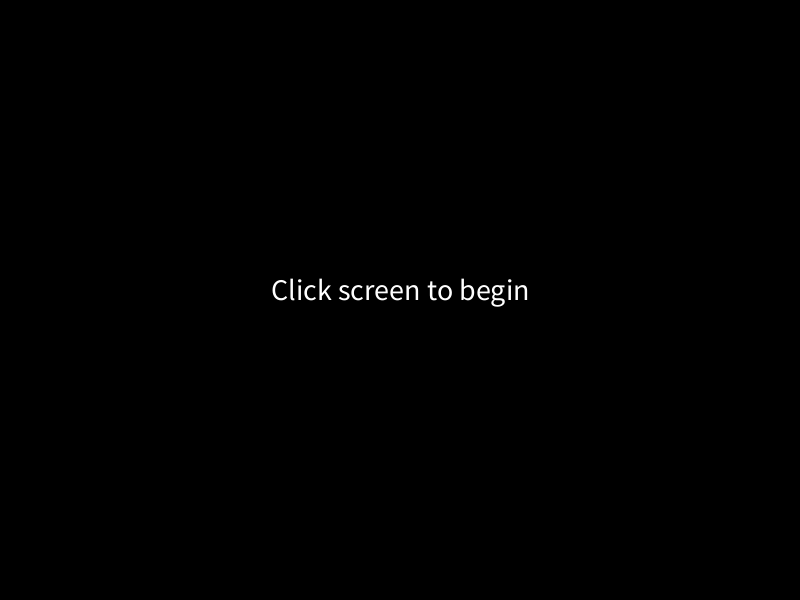
Frame 1 (no input)
Frame 60 (the mouse pressed at the canvas centre just before this capture): identical to frame 1, image omitted
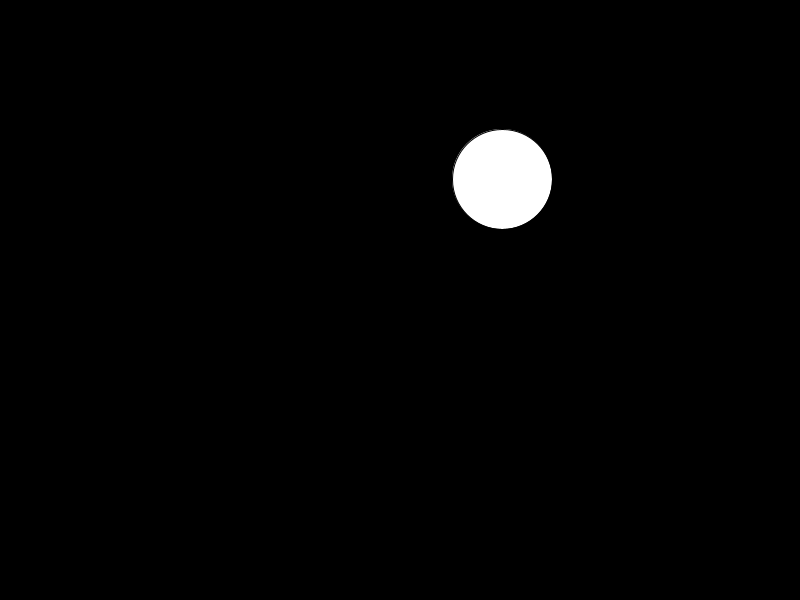
Frame 120 (the mouse held since frame 60 and released just before this capture)

The Processing sketch that drew these frames (run headless with seeded random() and noise(); from frame 60 on, the mouse is pressed at the canvas centre):

// Processing sketch: PointerTest
// ── PointerTest.pde

int targetNumber = 0;
int targetCount = 10;
int targetX;
int targetY;
int targetRadius = 50;

int startTime;
int targetsHit = 0;
int timeTaken;

void setup() {
  size(800, 600);
  
  ellipseMode(RADIUS);
  
  textSize(30);
  textAlign(CENTER);
}

void draw() {
  background(0);
  if (targetNumber == 0) {
    text("Click screen to begin", width/2, height/2);
  } else if (targetNumber <= targetCount) {
    ellipse(targetX, targetY, targetRadius, targetRadius);
  }
  if (targetNumber > targetCount) {
    text(targetsHit + "/" + targetCount
        + " " + (timeTaken / 100) / 10.0,
        width/2, height/2);
  }
}

void mousePressed() {
  if (targetNumber == 0) {
    startTime = millis();
  }
  if (targetNumber <= targetCount) {
    // Check if click hit target
    if (dist(targetX, targetY, mouseX, mouseY) < targetRadius) {
      targetsHit++;
    }
    // Make new target
    targetX = int(random(targetRadius, width - targetRadius));
    targetY = int(random(targetRadius, height - targetRadius));
    targetNumber++;
    
    if (targetNumber > targetCount) timeTaken = millis() - startTime;
  }
}
